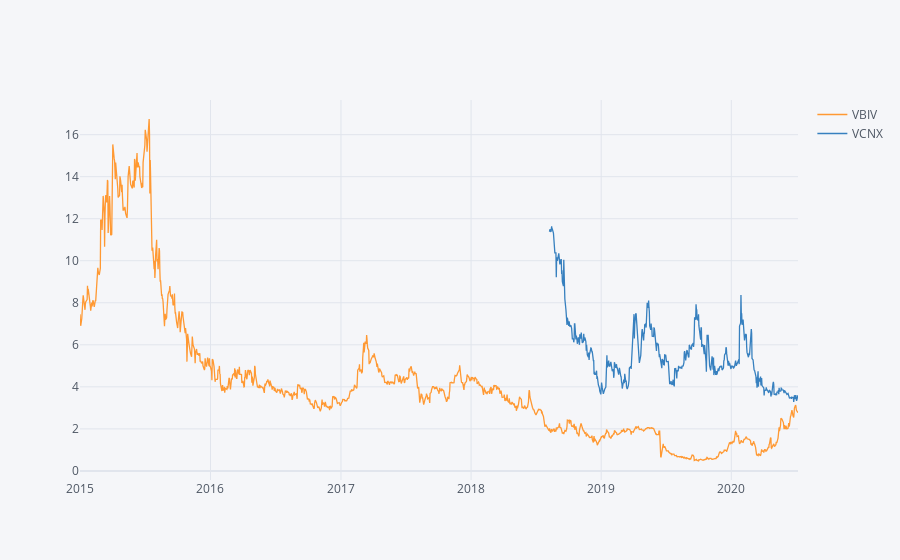

Notebook code cell kept with this figure:
### Code cell
df_overall[df_overall.summary=='Close'][['VBIV', 'VCNX']].iplot()

### Figure 1 — Plotly figure (JSON) as saved in the notebook; plotly's stock layout.template omitted (floating-point values rounded to 4 significant figures; data arrays with more than 128 entries replaced by an {"elided": "..."} marker saying what was removed)
{"data": [{"line": {"color": "rgba(255, 153, 51, 1.0)", "dash": "solid", "shape": "linear", "width": 1.3}, "mode": "lines", "name": "VBIV", "text": "", "type": "scatter", "x": {"elided": "1387 str values"}, "y": {"elided": "1387 float values"}}, {"line": {"color": "rgba(55, 128, 191, 1.0)", "dash": "solid", "shape": "linear", "width": 1.3}, "mode": "lines", "name": "VCNX", "text": "", "type": "scatter", "x": {"elided": "1387 str values"}, "y": {"elided": "1387 mixed values"}}], "layout": {"legend": {"bgcolor": "#F5F6F9", "font": {"color": "#4D5663"}}, "paper_bgcolor": "#F5F6F9", "plot_bgcolor": "#F5F6F9", "title": {"font": {"color": "#4D5663"}}, "xaxis": {"gridcolor": "#E1E5ED", "showgrid": true, "tickfont": {"color": "#4D5663"}, "title": {"font": {"color": "#4D5663"}, "text": ""}, "zerolinecolor": "#E1E5ED"}, "yaxis": {"gridcolor": "#E1E5ED", "showgrid": true, "tickfont": {"color": "#4D5663"}, "title": {"font": {"color": "#4D5663"}, "text": ""}, "zerolinecolor": "#E1E5ED"}}}
